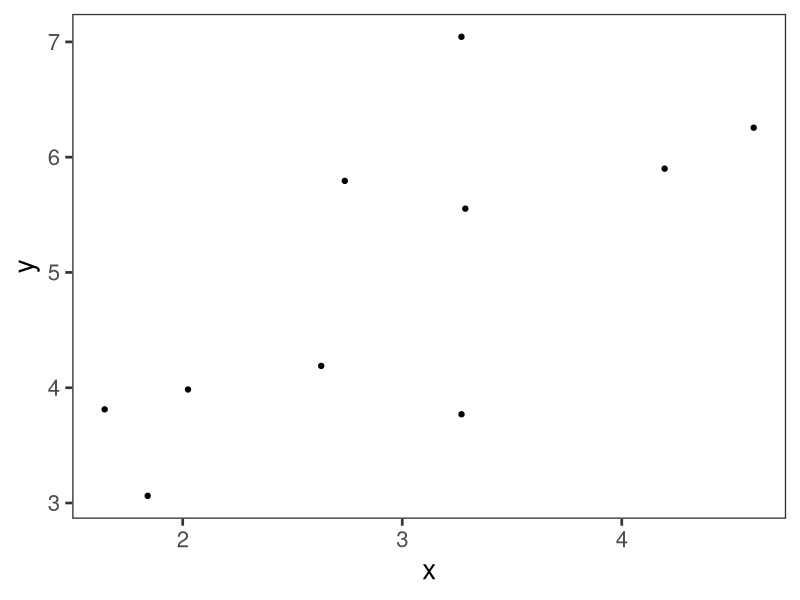
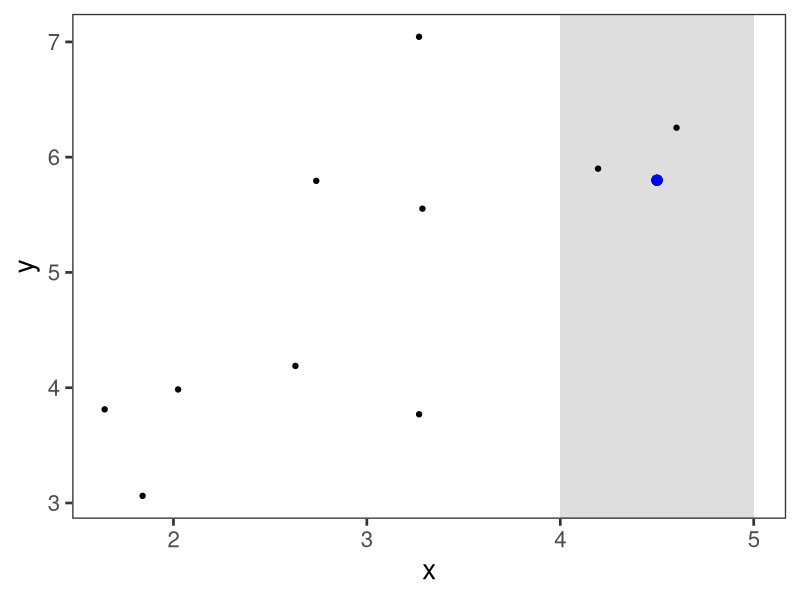
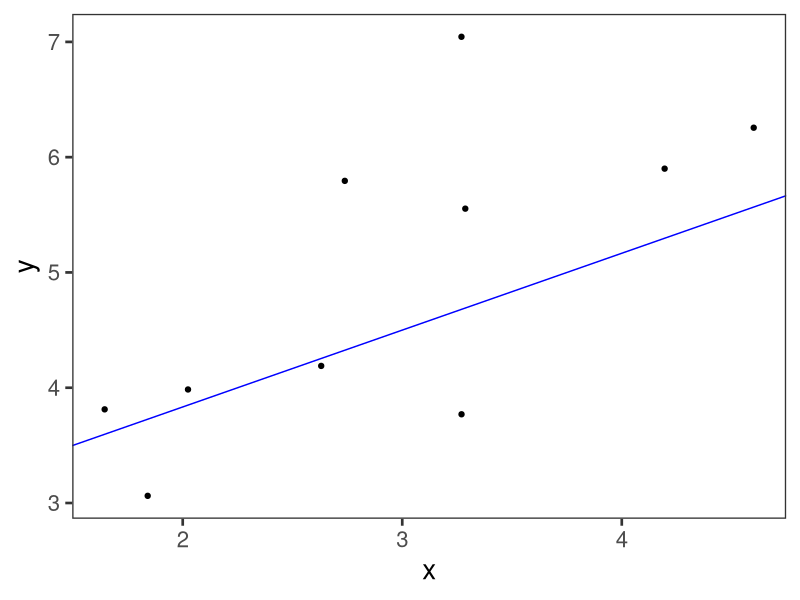
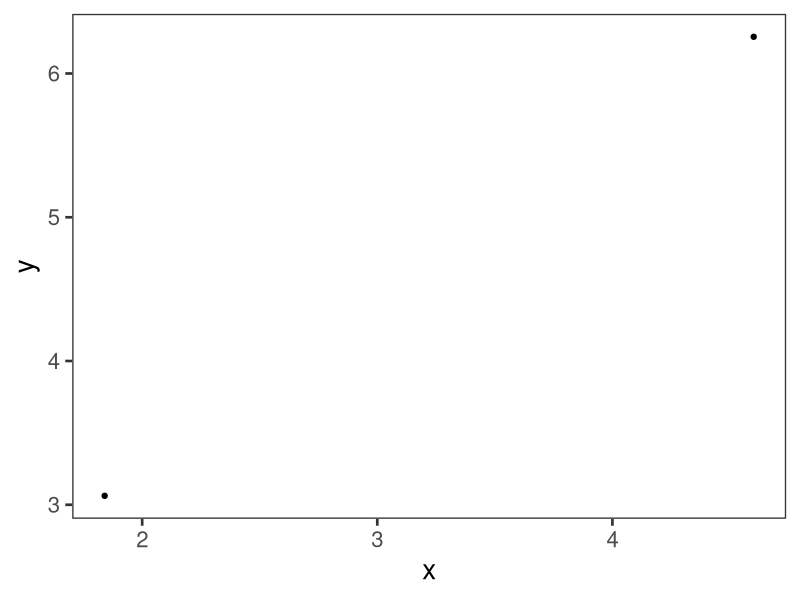
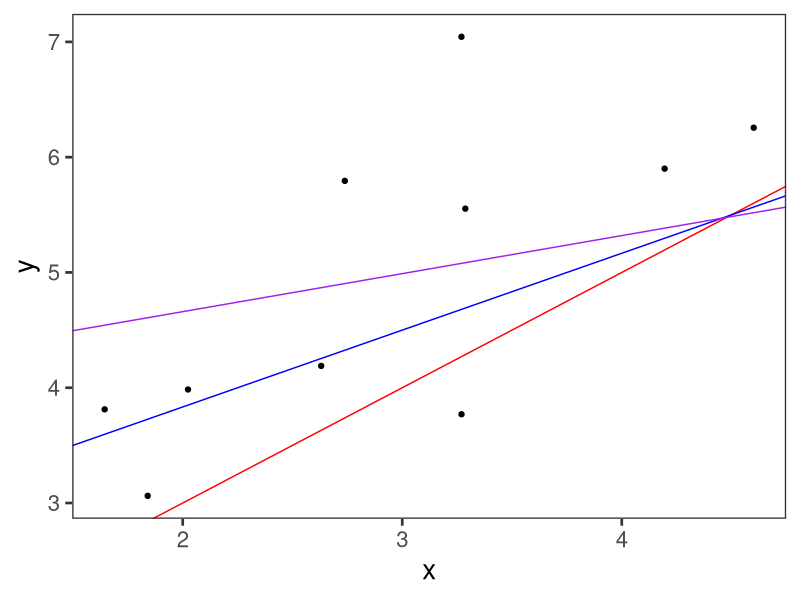
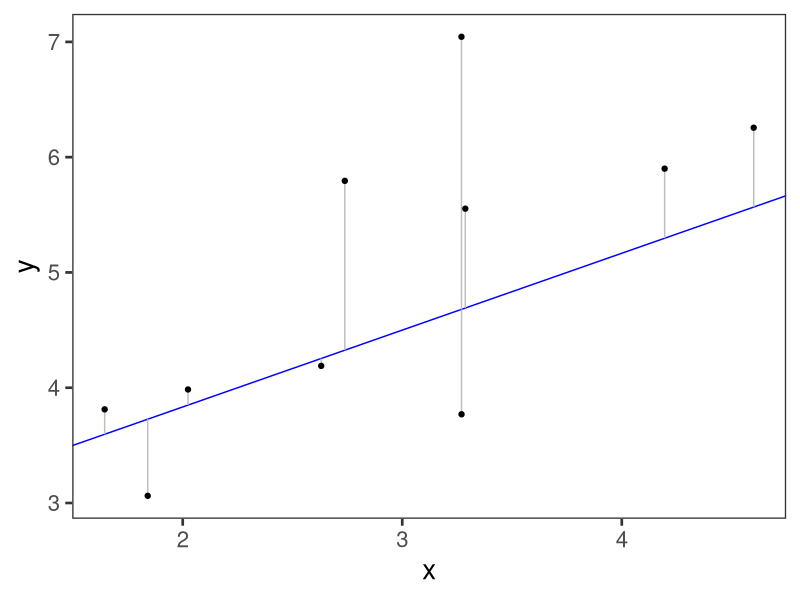
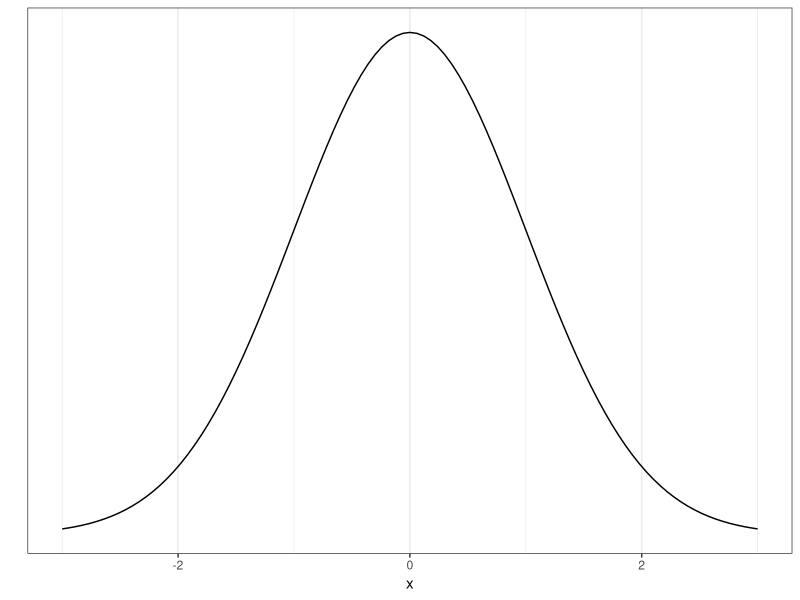
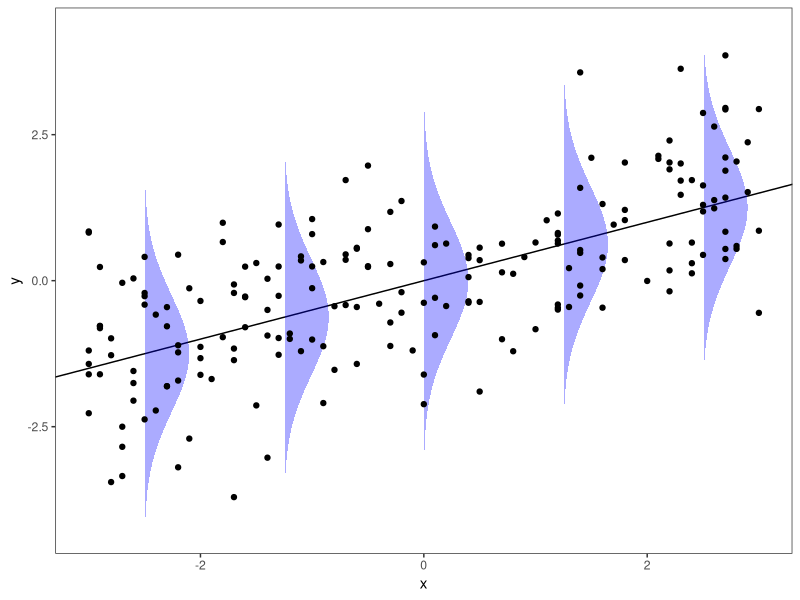

Write the R code that produced these figures, in order. (Note: this script raises an error after producing the figures.)
## ---- chunk 1

## ---- chunk 2
library(tidyverse)
# library(xaringanthemer)
knitr::opts_chunk$set(dev.args = list(bg = 'transparent'), echo=F)

ggplot2::theme_set(ggplot2::theme_bw(base_size = 20))
## ---- chunk 3


standardize <- function(x){
  (x-mean(x))/sd(x)
}


N <- 10

set.seed(234234)

dfsim <- tibble(
  x = rnorm(N, 3, 2),
  y = 3 + 2/3*x + rnorm(N, 0, 1)
) #%>% 
  # mutate(x = x*2, y = y*2) %>% 
  # bind_rows(
  #   tribble(
  #     ~x, ~y,
  #     3, 1,
  #     6, 3
  #   )
  # )

dfsim %>% 
  ggplot(aes(x=x, y=y)) + 
  geom_point() +
  theme(aspect.ratio=1) +
  theme_bw(base_size = 20) +
  theme(
    panel.grid=element_blank()
    ) +
  coord_cartesian()
## ---- chunk 4

dfsim %>% 
  ggplot(aes(x=x, y=y)) + 
  annotate("rect", xmin=4, xmax=5, ymin=-Inf, ymax=Inf, alpha=.5, fill="grey") +
  geom_point() +
  geom_point(aes(x = 4.5, y = 5.8), size=3, color="blue") +
  # geom_segment(aes(x = 2, xend=2, y=.5, yend=-Inf), linetype="dashed", color="red") +
  theme(aspect.ratio=1) +
  theme_bw(base_size = 20) +
  theme(
      panel.grid=element_blank()
  ) +
  coord_cartesian()
  # scale_x_continuous(breaks = c(-2, 0, 2, 4, 6, 8))
## ---- chunk 5

dfsim %>% 
  ggplot(aes(x=x, y=y)) + 
  geom_point() +
  geom_abline(intercept = 2.5, slope = 2/3, color="blue") + # slightly off
  theme(aspect.ratio=1) +
  theme_bw(base_size = 20) +
  theme(
      panel.grid=element_blank()
  ) +
  coord_cartesian()
## ---- chunk 6
dfsim %>%
  tail(2) %>% 
  ggplot(aes(x=x, y=y)) + 
  geom_point() +
  # geom_abline(intercept = -1.1, slope = 2/3.1, color="blue") + # slightly off
  theme(aspect.ratio=1) +
  theme_bw(base_size = 20) +
  theme(
      panel.grid=element_blank(), 
      # aspect.ratio=.5
  ) +
  coord_cartesian()
## ---- chunk 7
dfsim %>% 
  ggplot(aes(x=x, y=y)) + 
  geom_point() +
  geom_abline(intercept = 1, slope = 1, color="red") + # slightly off
  geom_abline(intercept = 2.5, slope = 2/3, color="blue") + # slightly off
  geom_abline(intercept = 4, slope = .33, color="purple") + # slightly off
  theme(aspect.ratio=1) +
  theme_bw(base_size = 20) +
  theme(
      panel.grid=element_blank()
  ) +
  coord_cartesian()
## ---- chunk 8

dfsim %>% 
    mutate(predy = x*2/3 + 2.5) %>% 
  ggplot(aes(x=x, y=y)) +
  geom_abline(slope = 2/3, intercept = 2.5, color="blue" ) +
  geom_segment(aes(xend=x, yend=predy), color="grey") +
  geom_point() +
  # theme(aspect.ratio=1)
  # ggplot(aes(x=x, y=y)) + 
  # geom_point() +
  # geom_abline(intercept = -2, slope = 1, color="red") + # slightly off
  # geom_abline(intercept = -1.1, slope = 2/3.1, color="blue") + # slightly off
  # geom_abline(intercept = 0, slope = .5, color="purple") + # slightly off
  # theme(aspect.ratio=1) +
  theme_bw(base_size = 20) +
  theme(
      panel.grid=element_blank(),
      # aspect.ratio=1
  ) +
  coord_cartesian()

# rand10 %>% 
#   mutate(predy = x) %>% 
#   ggplot(aes(x=x, y=y)) + 
#   geom_abline(slope = 1, intercept = 0, color="blue" ) +
#   geom_segment(aes(xend=x, yend=predy), color="grey") +
#   geom_point() +
#   theme(aspect.ratio=1)
## ---- chunk 9
ggplot(data = data.frame(x = c(-3, 3)), aes(x)) +
  stat_function(fun = dnorm, n = 101, args = list(mean = 0, sd = 1)) + ylab("") +
  scale_y_continuous(breaks = NULL) +
  theme_bw()
## ---- chunk 10
## borrowed from:
## https://stackoverflow.com/a/62553817/8297546
set.seed(234524)
x <- seq(-2.5,2.5,length.out=5)
y <- x*0.5

# x <- x - mean(x)
# y <- y - mean(y)

df <- data.frame(x, y)

# For every row in `df`, compute a rotated normal density centered at `y` and shifted by `x`
curves <- lapply(seq_len(NROW(df)), function(i) {
  mu <- df$y[i]
  range <- mu + c(-3, 3)
  seq <- seq(range[1], range[2], length.out = 100)
  data.frame(
    x = 1 * dnorm(seq, mean = mu) + df$x[i],
    y = seq,
    grp = i
  )
})

# Combine above densities in one data.frame
curves <- do.call(rbind, curves)

sim_obs_data <- tibble(
  x = sample(seq(-3,3,.1), size=200, replace=T),
  y = x*.5 + rnorm(200, 0, 1)
)

ggplot(mapping=aes(x, y)) +
  # geom_line() +
  geom_abline(slope=.5, intercept=0) +
  # The path draws the curve
  # geom_path(data = curves, aes(x=x, group = grp)) +
  # The polygon does the shading. We can use `oob_squish()` to set a range.
  geom_polygon(data = curves, aes(x=x, group = grp), alpha=.33, fill="blue") +
  geom_point(data = sim_obs_data) +
  theme_bw() +
  theme(panel.grid = element_blank())
## ---- chunk 11
howell <- read_csv("../data/howell1.csv") %>% 
  filter(age >= 18)
## ---- chunk 12
head(howell)
## ---- chunk 13
knitr::include_graphics("img/San_Schmuck.jpeg")
## ---- chunk 14
howell %>% 
  ggplot(aes(x=height, y=weight)) + 
  geom_point()
## ---- chunk 15
fit <- lm(weight ~ height, data = howell)
## ---- chunk 16
fit
## ---- chunk 17
tibble(residual = fit$residuals) %>% 
  ggplot(aes(x=residual)) +
  geom_histogram()
## ---- chunk 18
tibble(residual = fit$residuals) %>% 
  ggplot(aes(sample = residual)) + # NOTE: stat_qq* expect a sample aesthetic
  stat_qq() +
  stat_qq_line()
## ---- chunk 19
tibble(
  predicted = fit$fitted.values,
  residual = fit$residuals
) %>% 
  ggplot(aes(x = predicted, y = residual)) +
  geom_point() +
  geom_hline(yintercept = 0)
## ---- chunk 20
summary(fit)
## ---- chunk 21
predict(fit, tibble(height = 176))
## ---- chunk 22
preds <- howell %>% 
  filter(height == min(height) | height == max(height)) %>% 
  mutate(predicted = predict(fit, .))

howell %>% 
  ggplot(aes(x=height, y=weight)) + 
  geom_point() +
  geom_line(data = preds, aes(x=height, y = predicted), color = "blue")
  
